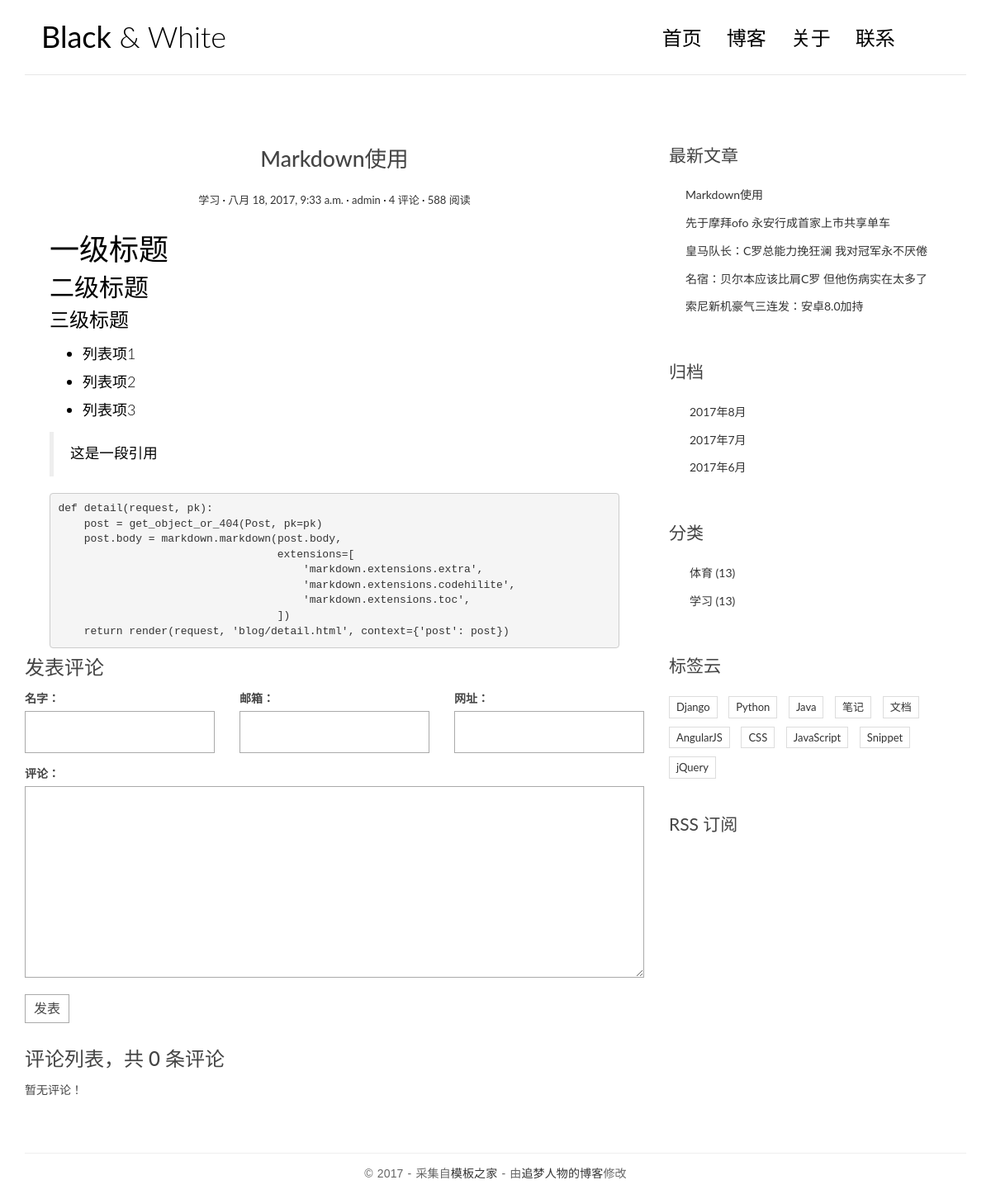
/post/5/, run on an earlier commit of the app's database.
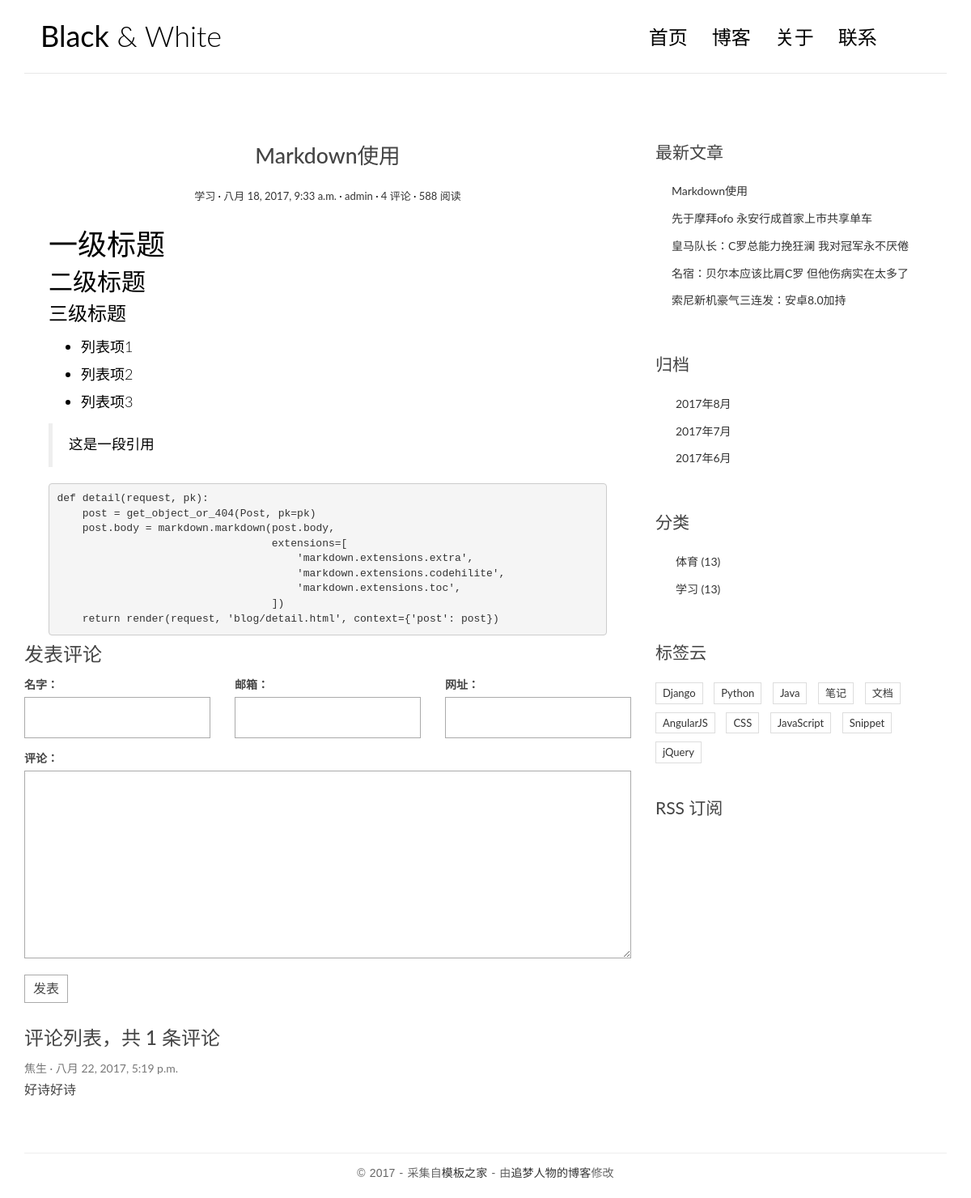
And on a later commit of the database.
### blog/models.py (models this page shows, shortened)
@python_2_unicode_compatible
class Post(models.Model):
    title = models.CharField(max_length=70)
    body = models.TextField()
    create_time = models.DateTimeField()
    modified_time = models.DateTimeField()
    excerpt = models.CharField(max_length=200,blank=True)
    category = models.ForeignKey(Category)
    tags = models.ManyToManyField(Tag,blank=True)
    author = models.ForeignKey(User)
    def get_absolute_url(self):
        return reverse('blog:detail',kwargs={'pk':self.pk})
    class Meta:
        ordering = ['-create_time','title']

@python_2_unicode_compatible
class Category(models.Model):
    name = models.CharField(max_length=100)
    def __str__(self): # __str__显示返回的内容
        return self.name

### comments/models.py (models this page shows, shortened)
@python_2_unicode_compatible
class Comment(models.Model):
    name = models.CharField(max_length=100)
    email = models.EmailField(max_length=255)
    url = models.URLField(blank=True)
    text = models.TextField()
    created_time = models.DateTimeField(auto_now_add=True)
    post = models.ForeignKey('blog.Post')

### blog/views.py (the view)
# urls.py: url(r'^post/(?P<pk>[0-9]+)/$',views.detail,name='detail'),  #文章地址页
def detail(request,pk):
    post = get_object_or_404(Post,pk=pk)
    post.body = markdown.markdown(post.body,
                                  extensions=[
                                      'markdown.extensions.extra',
                                      'markdown.extensions.codehilite',
                                      'markdown.extensions.toc',
                                  ])
    form = CommentForm()
    comment_list = post.comment_set.all()
    context = {'post':post,
               'form':form,
               'comment_list':comment_list
                }
    return render(request,'blog/detail.html',context=context)

### comments/forms.py
class CommentForm(forms.ModelForm):
    class Meta:
        model = Comment
        fields = ['name','email','url','text']

### blog/templatetags/blog_tags.py (called while the page is built)
@register.simple_tag
def get_recent_post(num=6):
    return Post.objects.all()[:num]

@register.simple_tag
def archives():
    return Post.objects.dates('create_time','month',order='DESC')

@register.simple_tag()
def get_categories():
    return Category.objects.all()

### templates/blog/detail.html (shortened to what this page needs)
{% extends 'base.html' %}
{% block main %}
        <article class="post post-{{ post.pk }}">
            <header class="entry-header">
                <h1 class="entry-title">{{ post.title }}</h1>
                <div class="entry-meta">
                    <span class="post-category"><a href="#">{{ post.category }}</a></span>
                    <span class="post-date"><a href="#"><time class="entry-date"
                                                              datetime="{{ post.create_time }}">{{ post.create_time }}</time></a></span>
                    <span class="post-author"><a href="#">{{ post.author }}</a></span>
                    <span class="comments-link"><a href="#">4 评论</a></span>
                    <span class="views-count"><a href="#">588 阅读</a></span>
                </div>
            </header>
            <div class="entry-content clearfix">
                {{ post.body |safe}}
            </div>
        </article>
    <h3>发表评论</h3>
    <form action="{% url 'comments:post_comment' post.pk %}" method="post" class="comment-form">
        <div class="row">
            <div class="col-md-4">
                <label for="{{ form.name.id_for_label}}">名字：</label>
                {{ form.name }}
            </div>
            <div class="col-md-4">
                <label for="{{ form.email.id_for_label }}">邮箱：</label>
                {{ form.email }}
            </div>
            <div class="col-md-4">
                <label for="{{ form.url.id_for_label }}">网址：</label>
                {{ form.url }}
            </div>
            <div class="col-md-12">
                <label for="{{ form.text.id_for_label }}">评论：</label>
                {{ form.text }}
                <button type="submit" class="comment-btn">发表</button>
            </div>
        </div>
    </form>
    <div class="comment-list-panel">
        <h3>评论列表，共 <span>{{ post.comment_set.count }}</span> 条评论</h3>
        <ul class="comment-list list-unstyled">
            {% for comment in comment_list %}
            <li class="comment-item">
                <span class="nickname">{{ comment.name }}</span>
                <time class="submit-date">{{ comment.created_time }}</time>
                <div class="text">
                   {{ comment.text |safe|linebreaksbr }}
                </div>
            </li>
            {% empty %}
                暂无评论！
            {% endfor %}
        </ul>
    </div>
{% endblock main %}

### templates/base.html (shortened to what this page needs)
{% load staticfiles %}
{% load blog_tags %}
<!DOCTYPE html>
<html>
<head>
    <link rel="stylesheet" href={% static 'blog/css/bootstrap.min.css' %}>
    <link rel="stylesheet" href="http://code.ionicframework.com/ionicons/2.0.1/css/ionicons.min.css">
    <link rel="stylesheet" href={% static 'blog/css/pace.css' %}>
    <link rel="stylesheet" href={% static 'blog/css/custom.css' %}>
</head>
<body>
<div class="container">
    <header id="site-header">
        <div class="row">
            <div class="col-md-4 col-sm-5 col-xs-8">
                <div class="logo">
                    <h1><a href="{% url 'blog:index' %}"><b>Black</b> &amp; White</a></h1>
                </div>
            </div>
            <div class="col-md-8 col-sm-7 col-xs-4">
                <nav class="main-nav" role="navigation">
                    <div class="collapse navbar-collapse" id="bs-example-navbar-collapse-1">
                        <ul class="nav navbar-nav navbar-right">
                            <li class="cl-effect-11"><a href="index.html" data-hover="首页">首页</a></li>
                            <li class="cl-effect-11"><a href="full-width.html" data-hover="博客">博客</a></li>
                            <li class="cl-effect-11"><a href="about.html" data-hover="关于">关于</a></li>
                            <li class="cl-effect-11"><a href="contact.html" data-hover="联系">联系</a></li>
                        </ul>
                    </div>
                </nav>
            </div>
        </div>
    </header>
</div>
<div class="content-body">
    <div class="container">
        <div class="row">
            <main class="col-md-8">
                {% block main %}
                {% endblock main %}
            </main>
            <aside class="col-md-4">
                <div class="widget widget-recent-posts">
                    <h3 class="widget-title">最新文章</h3>
                    {% get_recent_post as recent_post_list %}
                    <ul>
                        {% for post in recent_post_list %}
                        <li>
                            <a href="{{ post.get_absolute_url }}">{{ post.title }}</a>
                        </li>
                        {% empty %}
                            暂无文章！
                        {% endfor %}
                    </ul>
                </div>
                <div class="widget widget-archives">
                    <h3 class="widget-title">归档</h3>
                    {% archives as date_list %}
                    <ul>
                        {% for date in date_list %}
                        <li>
                            <a href="{% url 'blog:archives' date.year date.month%}">
                                {{ date.year }}年{{ date.month }}月</a>
                        </li>
                        {% empty %}
                            暂无内容！
                        {% endfor %}
                    </ul>
                </div>
                <div class="widget widget-category">
                    <h3 class="widget-title">分类</h3>
                    {% get_categories as category_list %}
                    <ul>
                        {% for category in category_list %}
                        <li>
                            <a href="{% url 'blog:category'  category.pk %}">{{ category.name }} <span class="post-count">(13)</span></a>
                        </li>
                        {% empty %}
                            暂无内容！
                        {% endfor %}
                    </ul>
                </div>
                <div class="widget widget-tag-cloud">
                    <h3 class="widget-title">标签云</h3>
                    <ul>
                        <li>
                            <a href="#">Django</a>
                        </li>
                        <li>
                            <a href="#">Python</a>
                        </li>
                        <li>
                            <a href="#">Java</a>
                        </li>
                        <li>
                            <a href="#">笔记</a>
                        </li>
                        <li>
                            <a href="#">文档</a>
                        </li>
                        <li>
                            <a href="#">AngularJS</a>
                        </li>
                        <li>
                            <a href="#">CSS</a>
                        </li>
                        <li>
                            <a href="#">JavaScript</a>
                        </li>
                        <li>
                            <a href="#">Snippet</a>
                        </li>
                        <li>
                            <a href="#">jQuery</a>
                        </li>
                    </ul>
                </div>
                <div class="rss">
                    <a href=""> RSS 订阅</a>
                </div>
            </aside>
        </div>
    </div>
</div>
<footer id="site-footer">
    <div class="container">
        <div class="row">
            <div class="col-md-12">
                <p class="copyright">&copy 2017 - 采集自<a href="http://www.cssmoban.com/"
                                                        target="_blank" title="模板之家">模板之家</a>
                    - 由<a href="http://zmrenwu.com/" title="网页模板" target="_blank">追梦人物的博客</a>修改
                </p>
            </div>
        </div>
    </div>
</footer>
</body>
</html>

### blog/static/blog/css/custom.css (style rules this page uses)
* { outline: none; }
h1, h2, h3, h4, h5, h6 { margin-top: 0; }
b { font-weight: 400; }
a { color: #333; }
body { color: #444; font-family: 'Lato', sans-serif; }
p { font-family: 'Ubuntu', sans-serif; font-weight: 400; word-spacing: 1px; letter-spacing: 0.01em; }
#site-header { background-color: #FFF; padding: 25px 20px; margin-bottom: 40px; border-bottom: 1px solid #e7e7e7; }
.logo h1 a { color: #000; }
.logo h1 { margin: 0; font-family: 'Lato', sans-serif; font-weight: 300; }
.main-nav { margin-top: 11px; max-width: 95%; }
.main-nav a { color: #000000 !important; padding: 0 0 5px 0 !important; margin-right: 30px; font-family: 'Lato', sans-serif; font-weight: 300; font-size: 24px; }
.cl-effect-11 a { padding: 10px 0; color: #0972b4; text-shadow: none; }
.cl-effect-11 a::before { position: absolute; top: 0; left: 0; overflow: hidden; padding: 0 0 5px 0 !important; max-width: 0; border-bottom: 1px solid #000; color: #000; content: attr(data-hover); white-space: nowrap; -webkit-transition: max-width 0.5s; -moz-transition: max-width 0.5s; transition: max-width 0.5s; }
.content-body { padding-bottom: 4em; }
.post { background: #fff; padding: 30px 30px 0; }
.entry-title { text-align: center; font-size: 1.9em; margin-bottom: 20px; line-height: 1.6; padding: 10px 20px 0; }
.entry-meta { text-align: center; color: #DDDDDD; font-size: 13px; margin-bottom: 30px; }
.entry-content { font-size: 18px; line-height: 1.9; font-weight: 300; color: #000; }
.post-category::after, .post-date::after, .post-author::after, .comments-link::after { content: ' ·'; color: #000; }
.widget { background: #fff; padding: 30px 0 0; }
.widget-title { font-size: 1.5em; margin-bottom: 20px; line-height: 1.6; padding: 10px 0 0; font-weight: 400; }
.widget-recent-posts ul { padding: 0; margin: 0; padding-left: 20px; }
.widget-recent-posts ul li { list-style-type: none; position: relative; line-height: 170%; margin-bottom: 10px; }
.widget-recent-posts ul li::before { content: '\f3d3'; font-family: "Ionicons"; position: absolute; left: -17px; top: 3px; font-size: 16px; color: #000; }
.widget-archives ul { padding: 0; margin: 0; padding-left: 25px; }
.widget-archives ul li { list-style-type: none; position: relative; line-height: 170%; margin-bottom: 10px; }
.widget-archives ul li::before { content: '\f3f3'; font-family: "Ionicons"; position: absolute; left: -25px; top: 1px; font-size: 16px; color: #000; }
.widget-category ul { padding: 0; margin: 0; padding-left: 25px; }
.widget-category ul li { list-style-type: none; position: relative; line-height: 170%; margin-bottom: 10px; }
.widget-category ul li::before { content: '\f3fe'; font-family: "Ionicons"; position: absolute; left: -25px; top: 1px; font-size: 18px; color: #000; }
.widget-tag-cloud ul { padding: 0; margin: 0; margin-right: -10px; }
.widget-tag-cloud ul li { list-style-type: none; font-size: 13px; display: inline-block; margin-right: 10px; margin-bottom: 10px; padding: 3px 8px; border: 1px solid #ddd; }
.rss { font-size: 21px; margin-top: 30px; }
.rss a { color: #444; }
#site-footer { padding-top: 10px; padding: 0 0 1.5em 0; }
.copyright { text-align: center; padding-top: 1em; margin: 0; border-top: 1px solid #eee; color: #666; }
.contact-form input, .comment-form input { border: 1px solid #aaa; margin-bottom: 15px; width: 100%; padding: 15px 15px; font-size: 16px; line-height: 100%; transition: 0.4s border-color linear; }
.contact-form textarea, .comment-form textarea { border: 1px solid #aaa; margin-bottom: 15px; width: 100%; padding: 15px 15px; font-size: 16px; line-height: 20px !important; min-height: 183px; transition: 0.4s border-color linear; }
.comment-form { margin-top: 15px; }
.comment-form .comment-btn { background-color: #fff; border: 1px solid #aaa; font-size: 16px; padding: 5px 10px; }
.comment-list-panel { margin-top: 30px; }
.comment-list { margin-top: 15px; }
.comment-item .nickname, .comment-item .submit-date { color: #777; font-size: 14px; }
.comment-item .nickname:after { content: ' ·'; }
.comment-item .text { padding-top: 5px; font-size: 16px; }

What changed in the data, as far as the page shows it:
computed for Post "Markdown使用": comment_set.count "0" → "1"
added Comment: name "焦生", created_time "八月 22, 2017, 5:19 p.m.", text "好诗好诗"
Also different on the page:
text no longer shown: "暂无评论！"
